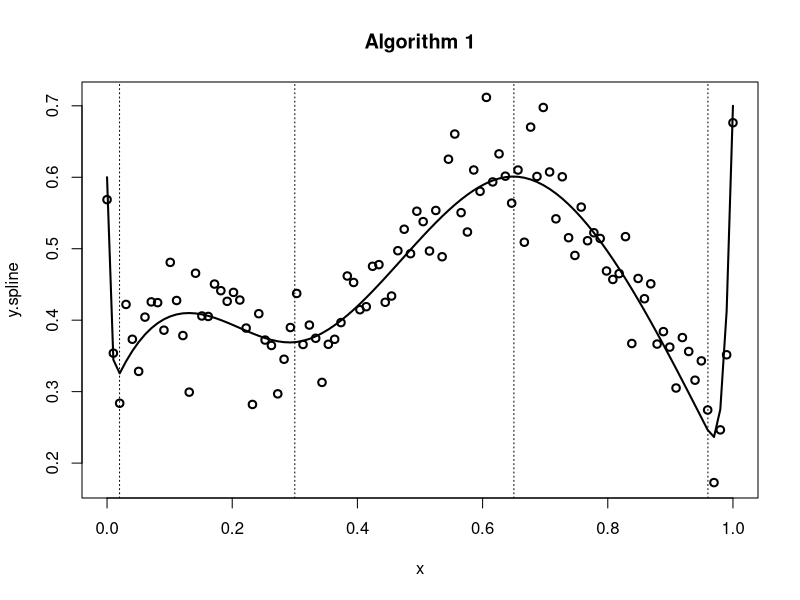
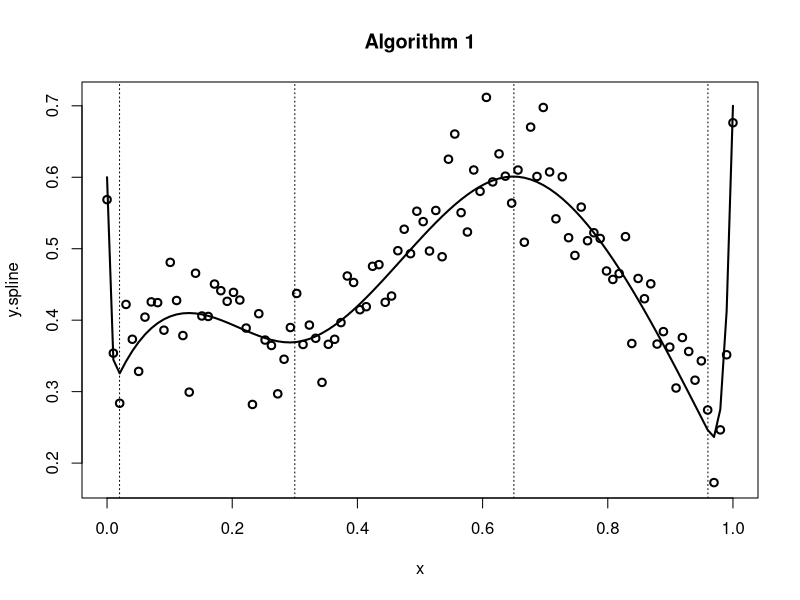

Source code (R) for these figures, in order: (Note: this script raises an error after producing the figures.)
#8/26: 先確定是不是delta大小問題
#改成選到節點後先去配適，計算出的殘差當作新的Y，再重新計算p value

library(splines)
library(data.table)
library(foreach)

#Algorithm 1.
Algorithm1_test <- function(data,J){
  coe_alpha <- function(data, order=2){
    coe <- lm(y.spline~x, data)$coe
    return(coe)
  }
  
  coe_sigma <- function(data1, data2, order=2){
    cov1 <- summary(lm(y.spline~x, data1))$cov 
    cov2 <- summary(lm(y.spline~x, data2))$cov
    if((nrow(cov1)!=2)|(nrow(cov2)!=2)){
      sigma <- matrix(0, 2, 2)
    }else{
      sigma <- matrix(cov1+cov2, 2, 2)
    }
    return(sigma)
    
    sigma <- matrix(cov1+cov2, order, order)
    return(sigma)
  }
  
  phi_test <- function(data, knot, delta, order=2){
    data1 <- subset(data,(x>=(knot-delta))&(x<=knot))
    data2 <- subset(data,(x<=(knot+delta))&(x>=knot))
    
    if ((nrow(data1)>1)&(nrow(data2)>1)){
      D <- coe_alpha(data1, order)-coe_alpha(data2, order)
      S <- coe_sigma(data1, data2, order)
      sigma_hat <- median(abs(data$y.spline[-1]-data$y.spline[-length(data$y.spline)]))/(0.6745*sqrt(2))
      W <- (1/sigma_hat^2)*t(D)%*%solve(S)%*%D
      
      p_value <- pchisq(W, order, lower.tail = F)
      
    }else{
      p_value <- NA
    }
    
    return(p_value)
    #return(list(W,p_value))
  }
  
  Sj <- NULL
  bic <- NULL
  for(j in 1:J){
    delta <- 1/2^j
    set_T <- foreach (i = 1:n, .combine='rbind') %do% {
      phi_test(data, data$x[i], delta, order=2)
    }
    
    tmp <- data.frame(x, set_T)
    potential <- subset(tmp, set_T<0.05)
    
    S <- NULL
    SS <- NULL
    while(nrow(potential)!=0){
      xi <- which.min(potential$set_T)
      S <- potential[xi,]$x
      SS <- c(S, SS)
      potential <- subset(potential, (x<=(potential[xi,]$x-delta))|(x>=(potential[xi,]$x+delta)))
      y.spline <-lm(y.spline~bs(x, knots=SS, degree=3),data)$residual
      
      set_T <- foreach (i = 1:nrow(potential), .combine='rbind') %do% {
        phi_test(potential, potential$x[i], delta, order=2)
      }
      potential$set_T <- set_T
      
      
      #print(S)
    }
    Sj[[j]] <- list(c(j, delta), SS)
    #print(Sj)
    #print(Sj[[j]][[2]])
    if (is.null(Sj[[j]][[2]])==FALSE){
      fit <- lm(y.spline~bs(x, df = NULL, degree=3, knots=Sj[[j]][[2]]), data)
      k <- length(Sj[[j]][[2]])
      rss <- sum(fit$residuals^2)
      bic[[j]] <- n*log(rss/n)+k*log(n)
      
    }else{
      bic[[j]] <- NA
    }
  }
  #Sj
  #bic
  return(Sj[[which.min(bic)]])
}

#fit
fit_Algorithm1 <- function(data_e0,data){
  plot(data,lwd=2,main="Algorithm 1")
  lines(data_e0, lwd=2)
  abline(v=knot, lty=3)
  
  result <- Algorithm1_test(data, 7)[[2]]
  abline(v=result, col="red", lty=3)
  fit <- lm(y.spline~bs(x, knots=result, degree=order),data)
  lines(x, predict(fit), type="l", col="red" ,lwd=2)
  
  fit_0knot <- lm(y.spline~bs(x, knots=NULL, degree=order),data)
  lines(x, predict(fit_0knot), type="l", col="green" ,lwd=2)
  legend("topleft",ncol=2, col=c("black","red","black","red"), lwd=c(2,2,3,3) ,lty=c(1,1,3,3), legend=c("func.","fit func.","raw knot","result"), cex=0.8, bty="n")
  
  #summary knot
  #list(raw=sort(knot),result=sort(result))
  
  #MSE
  mse <- sum((predict(fit)-data$y.spline)^2)/n
  return(mse)
}

#init.
set.seed(1)
n <- 100
order <- 3
x <- seq(0, 1, length.out=n)
e <- rnorm(n ,0, 0.05)

#generate data
raw_data <- function(x, knot, order, alpha, e) {
  basis <- bs(x=x, knots=knot, degree=order, Boundary.knots=c(0,1),intercept=TRUE)
  y.spline <- basis%*%alpha + e
  dt <- data.table(x, y.spline=as.vector(y.spline))
  return(dt)
}

knot <- c(0.02, 0.3, 0.65, 0.96)
alpha <- c(0.6, 0.3, 0.5, 0.2, 0.8, 0.4, 0.2, 0.7)
data_e0 <- raw_data(x, knot, order, alpha, e=0)
data <- raw_data(x, knot, order, alpha, e)

plot(data,lwd=2,main="Algorithm 1")
lines(data_e0, lwd=2)
abline(v=knot, lty=3)

fit_Algorithm1(data_e0, data)

